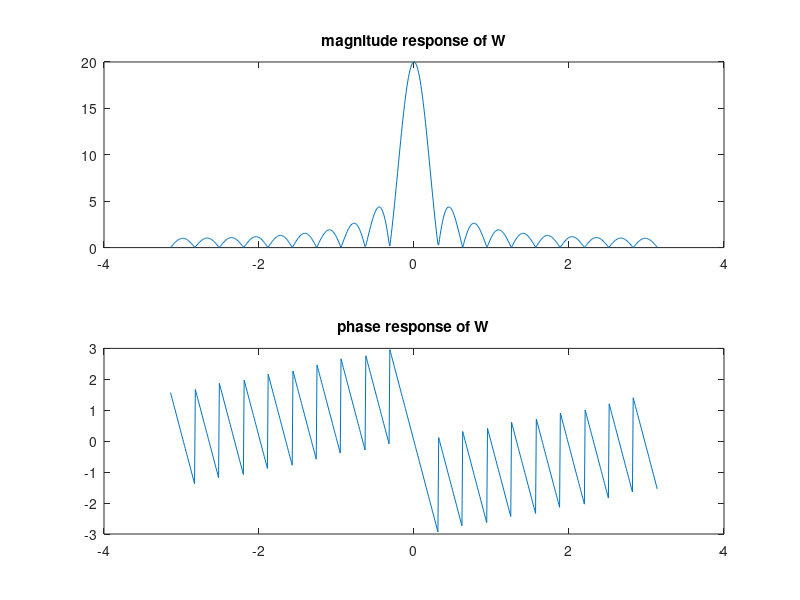

The MATLAB script that drew this image: (Note: this script raises an error after producing the figure.)
clear
close all

%2.3
%1
N = 20;
w = -pi:0.01:pi;
W = exp(-i*w*(N-1)/2).*sin(w*N/2)./sin(w/2);
subplot(2,1,1)
plot(w, abs(W))
title('magnitude response of W')
subplot(2,1,2)
plot(w, angle(W))
title('phase response of W')

%3
figure
n = -100:100;
x = cos(pi/4*n);
window = (n>=0)-(n>=N);
%window = hamming(length(n));
x_tr = window.*x;
[X,w] = DTFT(x_tr,512);
plot(w,abs(X))
title('Magnitude of Xtr(ejw)')

figure
x = cos(pi/4*n);
[X,w] = DTFT(x,512);
plot(w,abs(X))
title('Magnitude of X(ejw)')


%3.1
%1
clear
N = 10;
n = 0:N-1;
x1 = ((n>=0)-(n>=N)).*(n == 0);
X1 = DFTsum(x1);
figure
subplot(4,1,1)
stem(n,X1)
title('DFT of delta(n)')

%2
x2 = (n>=0)-(n>=N);
X2 = DFTsum(x2);
subplot(4,1,2)
stem(n,X2)
title('DFT of 1')
%3
x3 = ((n>=0)-(n>=N)).*exp(i*2*pi*n/10);
X3 = DFTsum(x3);
subplot(4,1,3)
stem(n,X3)
title('DFT of exp(i*2pi*n/10)')
%4
x4=((n>=0)-(n>=N)).*cos(2*pi*n/10);
X4 = DFTsum(x4);
subplot(4,1,4)
stem(n,X4)
title('DFT of cos(2pi*n/10)')

%1
figure
x1 = IDFTsum(X1);
subplot(4,1,1)
stem(n,abs(x1))
title('x(n)=delta(n)')
%2
x2 = IDFTsum(X2);
subplot(4,1,2)
stem(n,abs(x2))
title('x(n)=1')
%3
x3 = IDFTsum(X3);
subplot(4,1,3)
stem(n,abs(x3))
title('x(n)=|exp(i*2pi*n/10)|')
%4
x4 = IDFTsum(X4);
subplot(4,1,4)
stem(n,(x4))
title('x(n)=cos(2pi*n/10)')

%3.2
A = DFTmatrix(5)
A = DFTmatrix(10);
figure
%a
Xm1 = A * x1.';
subplot(3,1,1)
stem(n,Xm1)
title('DFT of delta(n)')
%b
Xm2 = A * x2.';
subplot(3,1,2)
stem(n,Xm2)
stem(n,X2)
title('DFT of 1')
%c
Xm3 = A * x3.';
subplot(3,1,3)
stem(n,Xm3)
title('DFT of exp(i*2pi*n/10)')

A = DFTmatrix(5);
B = IDFTmatrix(5)
C = B*A

%3.3
N = 512;
n = 0:N-1;
x = cos(2*pi*n/10);
A = DFTmatrix(N);
t=cputime;
X1 = DFTsum(x);
t1=cputime-t

t=cputime;
X2 = A * x.';
t2=cputime-t
